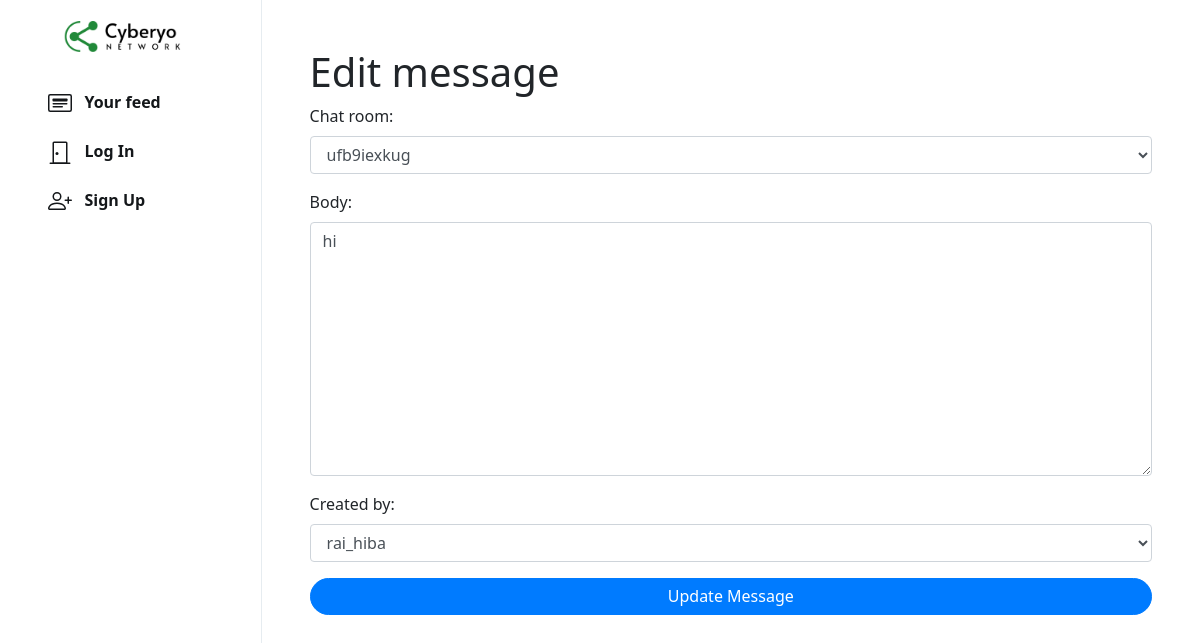
/n/admin/edit/message/14/, run on the app's committed database.
### chat/models.py (models this page shows, shortened)
class Message(models.Model):
    chat_room = models.ForeignKey(Room, on_delete=models.CASCADE, related_name='messages')
    body = models.TextField()
    created_by = models.ForeignKey(User,blank=False,null=False,on_delete=models.CASCADE)
    created_at = models.DateTimeField(auto_now_add=True)
    class Meta :
        ordering = ('created_at',)

### network/views.py (the view)
# urls.py: path('n/admin/edit/message/<int:message_id>/', views.edit_message, name='edit_message'),
def edit_message(request, message_id):
    message = get_object_or_404(Message, id=message_id)
    if request.method == 'POST':
        form = MessageForm(request.POST, instance=message)
        if form.is_valid():
            form.save()
            return redirect('admin_message')
    else:
        form = MessageForm(instance=message)
    return render(request, 'network/admin_panel/edit_message.html', {'form': form, 'message': message})

### network/forms.py
class MessageForm(forms.ModelForm):
    created_by = forms.ModelChoiceField(queryset=User.objects.all())  # Adjust queryset as needed
    class Meta:
        model = Message
        fields = ['chat_room', 'body', 'created_by']

### chat/models.py (called while the page is built)
    def __str__(self):
        return f'{self.room_id}'

### network/models.py (called while the page is built)
    def __str__(self):
        return self.username

### network/templates/network/admin_panel/edit_message.html (shortened to what this page needs)
{% extends "network/layout.html" %}
{% load static %}
{% block body %}
{% load widget_tweaks %}
<div class="main-div" style="width: 78.2%;">
  <form method="post" class="d-flex flex-column justify-content-center p-5" enctype="multipart/form-data">
    <h1>Edit message</h1>
    {% for field in form.visible_fields %}
                <div class="form-group">
                {{ field.label_tag }}
                {% render_field field class="form-control" %}
                </div>
            {% endfor %}
    <button type="submit" class="btn btn-primary">Update Message</button>
  </form>
</div>
{% endblock %}

### network/static/network/styles.css (style rules this page uses)
.btn { border-radius: 20px; padding: 0.32rem 1rem 0.375rem 1rem; }
.btn, .btn:focus, .btn:active { box-shadow: none !important; -webkit-box-shadow: none !important; }
.main-div { position: relative; width: 47.25%; min-height: 100vh; left: 21.8%; }

### data on the page
Message: chat_room "ufb9iexkug" "hi" "rai_hiba"

### other printed values
{{ field.label_tag }} "Chat room:" "Body:" "Created by:"
